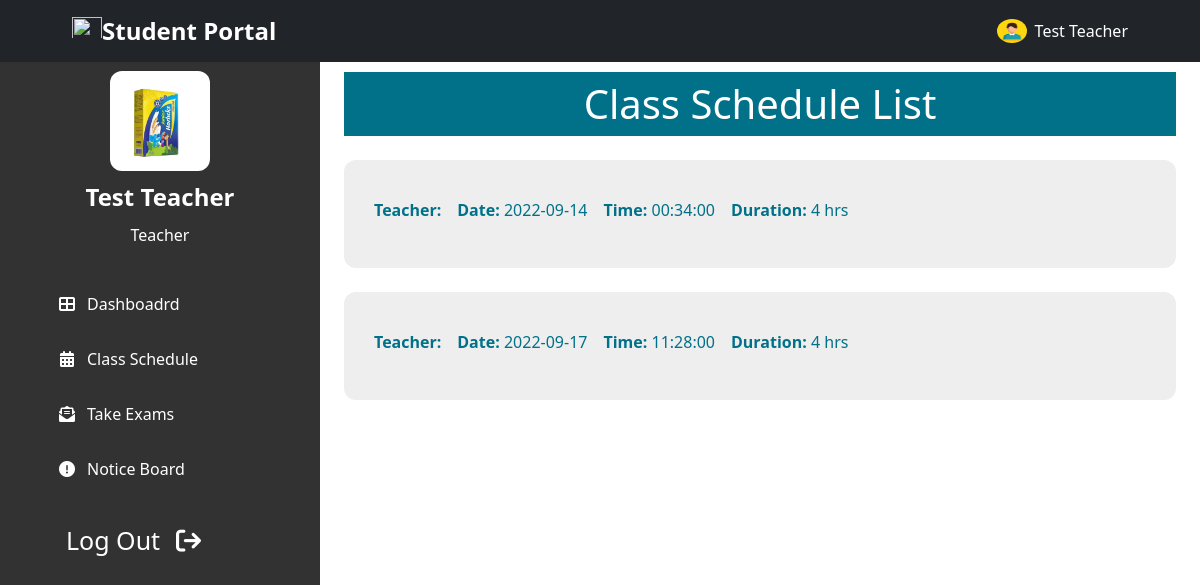
The app's page /teacher/teacher_schedule.php (signed in) with its own data.
### tables this page shows
CREATE TABLE `Teachers` (
  `id` int NOT NULL,
  `name` varchar(100) NOT NULL,
  `father` varchar(100) NOT NULL,
  `mother` varchar(100) NOT NULL,
  `image` varchar(255) DEFAULT NULL,
  `nid` bigint DEFAULT NULL,
  `birthreg` bigint DEFAULT NULL,
  `tchr_id` int NOT NULL,
  `gender` varchar(10) NOT NULL,
  `blood` varchar(5) DEFAULT NULL,
  `religion` varchar(20) DEFAULT NULL,
  `present_addr` text NOT NULL,
  `parma_addr` text NOT NULL,
  `phone` varchar(15) NOT NULL,
  `email` varchar(100) NOT NULL,
  `interests` text,
  `updated_at` timestamp NOT NULL DEFAULT CURRENT_TIMESTAMP ON UPDATE CURRENT_TIMESTAMP,
  `created_at` timestamp NOT NULL DEFAULT CURRENT_TIMESTAMP
);

CREATE TABLE `Schedule` (
  `id` int NOT NULL,
  `course_id` int NOT NULL,
  `tchr_id` int NOT NULL,
  `date` date NOT NULL,
  `time` time NOT NULL,
  `duration` int NOT NULL,
  `updated_at` timestamp NOT NULL DEFAULT CURRENT_TIMESTAMP ON UPDATE CURRENT_TIMESTAMP,
  `created_at` timestamp NOT NULL DEFAULT CURRENT_TIMESTAMP
);

CREATE TABLE `Courses` (
  `id` int NOT NULL,
  `course_name` varchar(100) NOT NULL,
  `course_code` varchar(10) NOT NULL,
  `credits` int NOT NULL,
  `semester` int NOT NULL,
  `year` int NOT NULL,
  `duration` int NOT NULL,
  `updated_at` timestamp NOT NULL DEFAULT CURRENT_TIMESTAMP ON UPDATE CURRENT_TIMESTAMP,
  `created_at` timestamp NOT NULL DEFAULT CURRENT_TIMESTAMP
);

### teacher/backend/session_check.php (called while the page is built, shortened)
<?php
    if($_SESSION['user'] != 'teacher')
    {
        header('Location: /');
    }
    else
    {
        $id = $_SESSION['id'];
        $sql = "SELECT * FROM `Teachers` WHERE `tchr_id` = $id LIMIT 1";
        $query = mysqli_query($conn, $sql);
        $tchr = mysqli_fetch_array($query, MYSQLI_ASSOC);
    }
?>

### teacher/backend/teacher_schedule.php (called while the page is built)
<?php
    $id = $_SESSION['id'];
    $sql    =   "SELECT `Schedule`.*, `Courses`.*
                FROM `Schedule` JOIN `Courses`
                WHERE `Schedule`.`course_id` = `Courses`.`id`
                AND `Schedule`.`tchr_id` = $id";
    $query  =   mysqli_query($conn, $sql);
    $shdl    =   mysqli_fetch_all($query, MYSQLI_ASSOC);
?>

### teacher/teacher_schedule.php (the view, shortened to what this page needs)
<!DOCTYPE html>
<html lang="en">
<?php
    include "teacher_head.php";
    include "backend/teacher_schedule.php";
?>
<body class="">
<?php include "../header_nav.php";?>
    <section class="header-container">
        <?php include "teacher_sidebar.php";?>
    </section>
    <section id="home-container"  class="home-container active-2">
        <div class="px-4 py-5 mt-4">
            <h1 class="common-background-2 p-2 text-center">Class Schedule List</h1>
            <?php
                if(!empty($shdl))
                {
                    foreach($shdl as $s)
                    {
            ?>
            <div class="my-4">
                <div class="common-card d-flex justify-content-between align-items-center">
                    <div>
                        <div class="d-flex flex-column flex-md-row">
                            <p class="pe-3">
                                <span class="fw-bold">Teacher:</span>
                            </p>
                            <br>
                            <p class="pe-3">
                                <span class="fw-bold">Date:</span>
                                <?php echo $s['date']; ?>
                            </p>
                            <p class="pe-3">
                                <span class="fw-bold">Time:</span>
                                <?php echo $s['time']; ?>
                            </p>
                            <p class="pe-3">
                                <span class="fw-bold">Duration:</span>
                                <?php echo $s['duration']; ?> hrs
                            </p>
                        </div>
                    </div>
                </div>
            </div>
            <?php
                        }
                    }
            ?>
        </div>
    </section>
</body>
</html>

### teacher/teacher_sidebar.php (shortened to what this page needs)
<div id="sidebar" class="common-background link-no-style sidebar active">
    <div class="container">
        <div id="sidebar-main-content" class="sidebar-main-content active">
        <div class="profile_content">
            <div class="profile">
                <div class="profile_details">
                    <img src="../images/teacher/<?php echo $tchr['image']; ?>" alt="">
                    <div class="name_job text-center">
                        <div class="name fw-bold fs-4 py-2"><?php echo $tchr['name']; ?></div>
                        <div class="job">Teacher</div>
                    </div>
                </div>
            </div>
        </div>
        <div class="">
            <ul class="nav_list p-0">
                <li class="">
                    <a class="" href="../teacher/teacher_home.php"><i class="fas fa-th-large"></i><span class="links_name">Dashboadrd</span></a>
                </li>
                <li class="">
                    <a class="" href="../teacher/teacher_schedule.php"><i class="fas fa-calendar-alt"></i><span class="links_name">Class Schedule</span></a>
                </li>
                <li class="">
                    <a class="" href="../teacher/take_exam.php"><i class="fas fa-envelope-open-text"></i><span class="links_name">Take Exams</span></a>
                </li>
                <li class="">
                    <a class="" href="../teacher/notice.php"><i class="fas fa-exclamation-circle"></i><span class="links_name">Notice Board</span></a>
                </li>
            </ul>
        </div>
        <div id="log_out" class="">
            <a class="log-out py-2 px-4" href="../backend/logout.php">Log Out<i class="fas fa-sign-out ps-3"></i></a>
        </div>
        </div>
</div>
</div>

### style.css (style rules this page uses)
body { font-family: "Roboto", sans-serif; }
.common-background { background-color: #1c1c1ce6; color: white; }
.common-background-2 { background-color: #007189; color: white; }
.link-no-style a { text-decoration: none; color: white; }
.link-no-style ul { list-style-type: none; }
.header-container { position: relative; min-height: 100%; width: 100%; overflow-x: hidden; overflow-y: scroll; }
.sidebar { position: fixed; top: 55px; left: 0; height: 100%; overflow-y: scroll; width: 80px; padding: 6px 30px; transition: all 0.4s ease-in; }
.sidebar.active { width: 320px; }
.sidebar-main-content { visibility: hidden; opacity: 0; transition: visibility 0s ease-in-out, opacity 0.5s ease-in; }
.sidebar-main-content.active { visibility: visible; opacity: 1; }
.sidebar ul { margin-top: 20px; }
.sidebar ul li { position: relative; width: 100%; margin: 0 5px; list-style: none; line-height: 55px; }
.sidebar ul li a { display: flex; align-items: center; border-radius: 10px; transition: all 0.3s ease-in; }
.sidebar ul li a i { height: 55px; min-width: 40px; border-radius: 10px; line-height: 55px; text-align: center; }
.log-out { text-decoration: none; text-align: center; border-radius: 10px; width: 100%; }
.sidebar .profile_content .profile { position: relative; padding: 10px 6px; }
.profile_details { display: flex; flex-direction: column; align-items: center; justify-content: center; }
.profile_details img { height: 100px; width: 100px; object-fit: cover; border-radius: 12px; }
#log_out { line-height: 55px; font-size: 25px; border-radius: 12px; }
.home-container { position: absolute; height: 100%; width: calc(100% - 80px); left: 80px; top: 0%; transition: all 0.4s ease-in; }
.home-container.active-2 { width: calc(100% - 320px); left: 320px; }
.common-card { background-color: #eee; color: #007189; border-radius: 12px; padding: 30px 30px; transition: all 0.3s ease; }

### records on screen
teachers: image (picture), name "Test Teacher"
schedule: date "2022-09-14", time "00:34:00", course.duration "4"
schedule: date "2022-09-17", time "11:28:00", course.duration "4"

### other values on screen
$_SESSION['name'] "Test Teacher"
